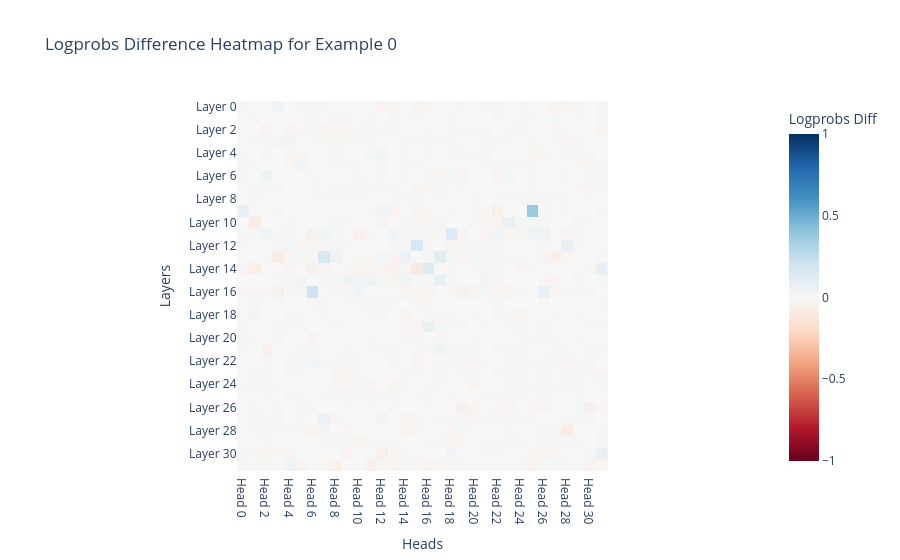
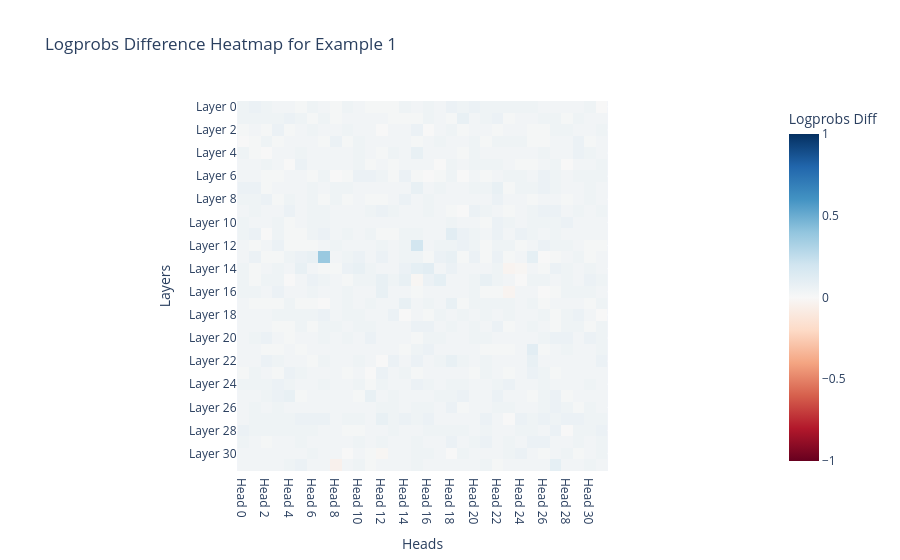
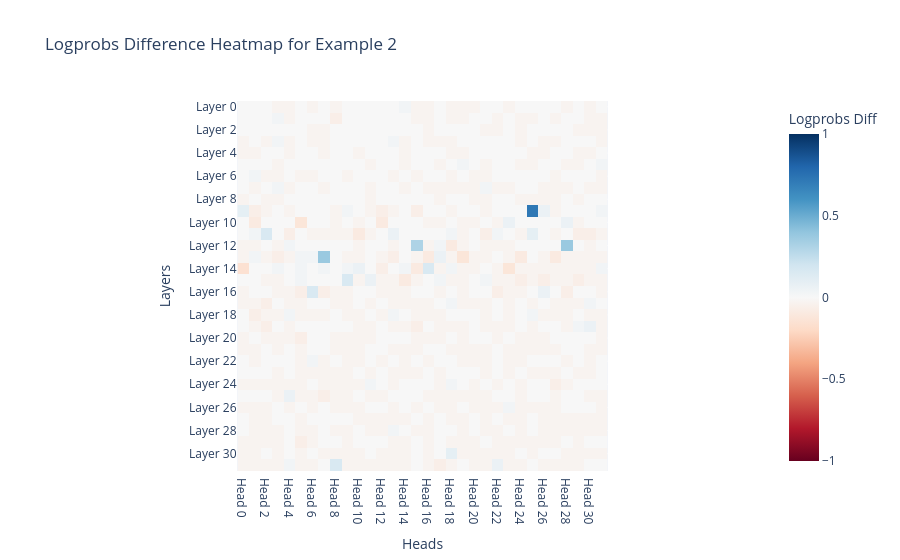
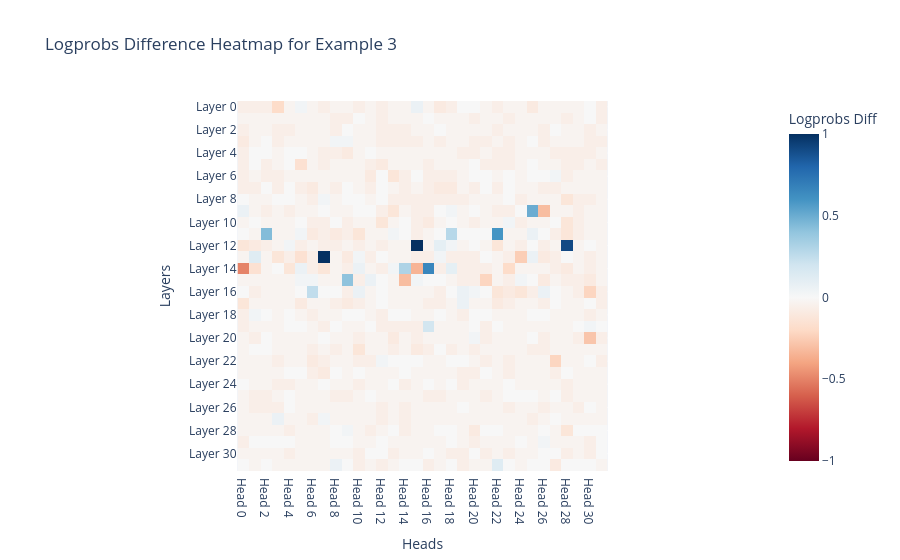

Notebook code cell kept with these figures, in order:
### Code cell
# For the first 10 examples, plot the heatmap of logprobs_diff
for i in range(20):
    fig = px.imshow(
        logprobs_diff[:, :, i].numpy(),
        labels={"x": "Heads", "y": "Layers", "color": "Logprobs Diff"},
        x=[f"Head {j}" for j in range(logprobs_diff.shape[1])],
        y=[f"Layer {j}" for j in range(logprobs_diff.shape[0])],
        title=f"Logprobs Difference Heatmap for Example {i}",
        color_continuous_scale="RdBu",
        zmin=-1.0,
        zmax=1.0,
    )

    fig.show()

### Figure 1 — Plotly figure (JSON) as saved in the notebook; plotly's stock layout.template omitted (floating-point values rounded to 4 significant figures; data arrays with more than 128 entries replaced by an {"elided": "..."} marker saying what was removed)
{"data": [{"coloraxis": "coloraxis", "hovertemplate": "Heads: %{x}<br>Layers: %{y}<br>Logprobs Diff: %{z}<extra></extra>", "name": "0", "type": "heatmap", "x": ["Head 0", "Head 1", "Head 2", "Head 3", "Head 4", "Head 5", "Head 6", "Head 7", "Head 8", "Head 9", "Head 10", "Head 11", "Head 12", "Head 13", "Head 14", "Head 15", "Head 16", "Head 17", "Head 18", "Head 19", "Head 20", "Head 21", "Head 22", "Head 23", "Head 24", "Head 25", "Head 26", "Head 27", "Head 28", "Head 29", "Head 30", "Head 31"], "xaxis": "x", "y": ["Layer 0", "Layer 1", "Layer 2", "Layer 3", "Layer 4", "Layer 5", "Layer 6", "Layer 7", "Layer 8", "Layer 9", "Layer 10", "Layer 11", "Layer 12", "Layer 13", "Layer 14", "Layer 15", "Layer 16", "Layer 17", "Layer 18", "Layer 19", "Layer 20", "Layer 21", "Layer 22", "Layer 23", "Layer 24", "Layer 25", "Layer 26", "Layer 27", "Layer 28", "Layer 29", "Layer 30", "Layer 31"], "yaxis": "y", "z": {"elided": "32x32 float values"}}], "layout": {"coloraxis": {"cmax": 1, "cmin": -1, "colorbar": {"title": {"text": "Logprobs Diff"}}, "colorscale": [[0, "rgb(103,0,31)"], [0.1, "rgb(178,24,43)"], [0.2, "rgb(214,96,77)"], [0.3, "rgb(244,165,130)"], [0.4, "rgb(253,219,199)"], [0.5, "rgb(247,247,247)"], [0.6, "rgb(209,229,240)"], [0.7, "rgb(146,197,222)"], [0.8, "rgb(67,147,195)"], [0.9, "rgb(33,102,172)"], [1, "rgb(5,48,97)"]]}, "title": {"text": "Logprobs Difference Heatmap for Example 0"}, "xaxis": {"anchor": "y", "constrain": "domain", "domain": [0, 1], "scaleanchor": "y", "title": {"text": "Heads"}}, "yaxis": {"anchor": "x", "autorange": "reversed", "constrain": "domain", "domain": [0, 1], "title": {"text": "Layers"}}}}

### Figure 2 — Plotly figure (JSON) as saved in the notebook; plotly's stock layout.template omitted (floating-point values rounded to 4 significant figures; data arrays with more than 128 entries replaced by an {"elided": "..."} marker saying what was removed)
{"data": [{"coloraxis": "coloraxis", "hovertemplate": "Heads: %{x}<br>Layers: %{y}<br>Logprobs Diff: %{z}<extra></extra>", "name": "0", "type": "heatmap", "x": ["Head 0", "Head 1", "Head 2", "Head 3", "Head 4", "Head 5", "Head 6", "Head 7", "Head 8", "Head 9", "Head 10", "Head 11", "Head 12", "Head 13", "Head 14", "Head 15", "Head 16", "Head 17", "Head 18", "Head 19", "Head 20", "Head 21", "Head 22", "Head 23", "Head 24", "Head 25", "Head 26", "Head 27", "Head 28", "Head 29", "Head 30", "Head 31"], "xaxis": "x", "y": ["Layer 0", "Layer 1", "Layer 2", "Layer 3", "Layer 4", "Layer 5", "Layer 6", "Layer 7", "Layer 8", "Layer 9", "Layer 10", "Layer 11", "Layer 12", "Layer 13", "Layer 14", "Layer 15", "Layer 16", "Layer 17", "Layer 18", "Layer 19", "Layer 20", "Layer 21", "Layer 22", "Layer 23", "Layer 24", "Layer 25", "Layer 26", "Layer 27", "Layer 28", "Layer 29", "Layer 30", "Layer 31"], "yaxis": "y", "z": {"elided": "32x32 float values"}}], "layout": {"coloraxis": {"cmax": 1, "cmin": -1, "colorbar": {"title": {"text": "Logprobs Diff"}}, "colorscale": [[0, "rgb(103,0,31)"], [0.1, "rgb(178,24,43)"], [0.2, "rgb(214,96,77)"], [0.3, "rgb(244,165,130)"], [0.4, "rgb(253,219,199)"], [0.5, "rgb(247,247,247)"], [0.6, "rgb(209,229,240)"], [0.7, "rgb(146,197,222)"], [0.8, "rgb(67,147,195)"], [0.9, "rgb(33,102,172)"], [1, "rgb(5,48,97)"]]}, "title": {"text": "Logprobs Difference Heatmap for Example 1"}, "xaxis": {"anchor": "y", "constrain": "domain", "domain": [0, 1], "scaleanchor": "y", "title": {"text": "Heads"}}, "yaxis": {"anchor": "x", "autorange": "reversed", "constrain": "domain", "domain": [0, 1], "title": {"text": "Layers"}}}}

### Figure 3 — Plotly figure (JSON) as saved in the notebook; plotly's stock layout.template omitted (floating-point values rounded to 4 significant figures; data arrays with more than 128 entries replaced by an {"elided": "..."} marker saying what was removed)
{"data": [{"coloraxis": "coloraxis", "hovertemplate": "Heads: %{x}<br>Layers: %{y}<br>Logprobs Diff: %{z}<extra></extra>", "name": "0", "type": "heatmap", "x": ["Head 0", "Head 1", "Head 2", "Head 3", "Head 4", "Head 5", "Head 6", "Head 7", "Head 8", "Head 9", "Head 10", "Head 11", "Head 12", "Head 13", "Head 14", "Head 15", "Head 16", "Head 17", "Head 18", "Head 19", "Head 20", "Head 21", "Head 22", "Head 23", "Head 24", "Head 25", "Head 26", "Head 27", "Head 28", "Head 29", "Head 30", "Head 31"], "xaxis": "x", "y": ["Layer 0", "Layer 1", "Layer 2", "Layer 3", "Layer 4", "Layer 5", "Layer 6", "Layer 7", "Layer 8", "Layer 9", "Layer 10", "Layer 11", "Layer 12", "Layer 13", "Layer 14", "Layer 15", "Layer 16", "Layer 17", "Layer 18", "Layer 19", "Layer 20", "Layer 21", "Layer 22", "Layer 23", "Layer 24", "Layer 25", "Layer 26", "Layer 27", "Layer 28", "Layer 29", "Layer 30", "Layer 31"], "yaxis": "y", "z": {"elided": "32x32 float values"}}], "layout": {"coloraxis": {"cmax": 1, "cmin": -1, "colorbar": {"title": {"text": "Logprobs Diff"}}, "colorscale": [[0, "rgb(103,0,31)"], [0.1, "rgb(178,24,43)"], [0.2, "rgb(214,96,77)"], [0.3, "rgb(244,165,130)"], [0.4, "rgb(253,219,199)"], [0.5, "rgb(247,247,247)"], [0.6, "rgb(209,229,240)"], [0.7, "rgb(146,197,222)"], [0.8, "rgb(67,147,195)"], [0.9, "rgb(33,102,172)"], [1, "rgb(5,48,97)"]]}, "title": {"text": "Logprobs Difference Heatmap for Example 2"}, "xaxis": {"anchor": "y", "constrain": "domain", "domain": [0, 1], "scaleanchor": "y", "title": {"text": "Heads"}}, "yaxis": {"anchor": "x", "autorange": "reversed", "constrain": "domain", "domain": [0, 1], "title": {"text": "Layers"}}}}

### Figure 4 — Plotly figure (JSON) as saved in the notebook; plotly's stock layout.template omitted (floating-point values rounded to 4 significant figures; data arrays with more than 128 entries replaced by an {"elided": "..."} marker saying what was removed)
{"data": [{"coloraxis": "coloraxis", "hovertemplate": "Heads: %{x}<br>Layers: %{y}<br>Logprobs Diff: %{z}<extra></extra>", "name": "0", "type": "heatmap", "x": ["Head 0", "Head 1", "Head 2", "Head 3", "Head 4", "Head 5", "Head 6", "Head 7", "Head 8", "Head 9", "Head 10", "Head 11", "Head 12", "Head 13", "Head 14", "Head 15", "Head 16", "Head 17", "Head 18", "Head 19", "Head 20", "Head 21", "Head 22", "Head 23", "Head 24", "Head 25", "Head 26", "Head 27", "Head 28", "Head 29", "Head 30", "Head 31"], "xaxis": "x", "y": ["Layer 0", "Layer 1", "Layer 2", "Layer 3", "Layer 4", "Layer 5", "Layer 6", "Layer 7", "Layer 8", "Layer 9", "Layer 10", "Layer 11", "Layer 12", "Layer 13", "Layer 14", "Layer 15", "Layer 16", "Layer 17", "Layer 18", "Layer 19", "Layer 20", "Layer 21", "Layer 22", "Layer 23", "Layer 24", "Layer 25", "Layer 26", "Layer 27", "Layer 28", "Layer 29", "Layer 30", "Layer 31"], "yaxis": "y", "z": {"elided": "32x32 float values"}}], "layout": {"coloraxis": {"cmax": 1, "cmin": -1, "colorbar": {"title": {"text": "Logprobs Diff"}}, "colorscale": [[0, "rgb(103,0,31)"], [0.1, "rgb(178,24,43)"], [0.2, "rgb(214,96,77)"], [0.3, "rgb(244,165,130)"], [0.4, "rgb(253,219,199)"], [0.5, "rgb(247,247,247)"], [0.6, "rgb(209,229,240)"], [0.7, "rgb(146,197,222)"], [0.8, "rgb(67,147,195)"], [0.9, "rgb(33,102,172)"], [1, "rgb(5,48,97)"]]}, "title": {"text": "Logprobs Difference Heatmap for Example 3"}, "xaxis": {"anchor": "y", "constrain": "domain", "domain": [0, 1], "scaleanchor": "y", "title": {"text": "Heads"}}, "yaxis": {"anchor": "x", "autorange": "reversed", "constrain": "domain", "domain": [0, 1], "title": {"text": "Layers"}}}}
